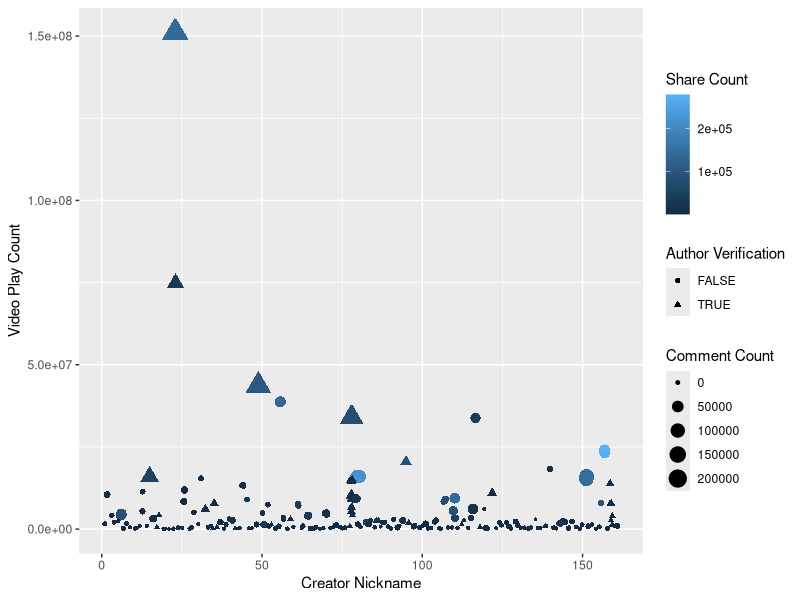

The R script that drew this image:
## ---- chunk 1
library(ggplot2)
library(dplyr)
library(tidyr)
library(readr)

total_trends_ID <- read_csv("total_trends_ID.csv")
## ---- chunk 2
ggplot(total_trends_ID, aes(New_ID, stats_playCount, colour=stats_shareCount, size=stats_commentCount, shape=author_verified))+geom_jitter()+xlab("Creator Nickname")+ylab("Video Play Count")+scale_colour_continuous(name="Share Count")+scale_size_continuous(name="Comment Count")+scale_shape_discrete(name="Author Verification")

